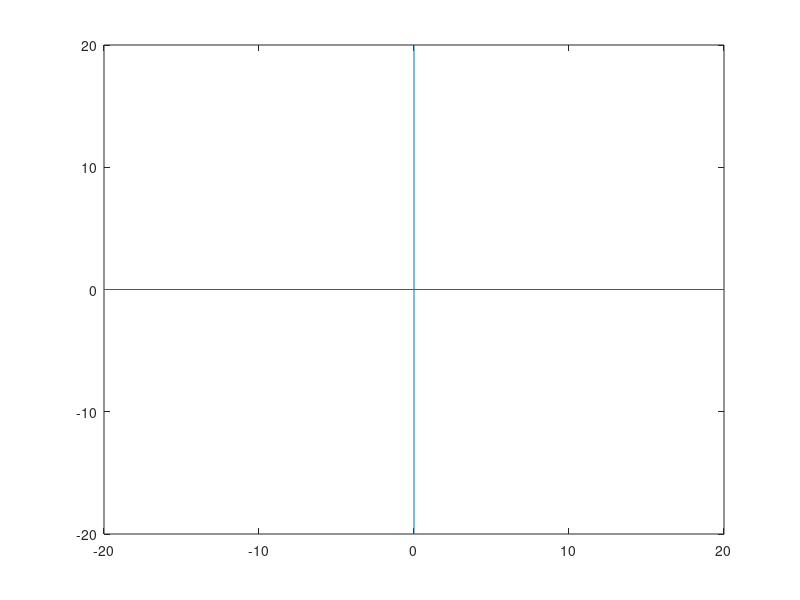

MATLAB code for this plot:
%Creating program to perform reflection of an object about a given line

%For coordinates of actual quad object P
for i = 1:4
    fprintf('Enter x-coordinate of pt.%d :', i);
    x(i) = input('');
    fprintf('Enter y-coordinate of pt.%d :', i);
    y(i) = input('');
end 

P = ones(3,4);

P(1,:) = x;
P(2,:) = y;

%Entering info regarding the transformation vector
fprintf('\nEnter slope of given line: ');
m = input('');
fprintf('\nEnter y-intercept of given line: ');
c = input('');
            
%Creating transformation matrix ML
T = [(1-m*m)/(1+m*m) 2*m/(1+m*m) -2*c*m/(1+m*m);
                  2*m/(1+m*m) (m*m-1)/(1+m*m) 2*c/(1+m*m); 0 0 1];

%Creating transformed object
R = T*P;

%Plotting Quads P and R
fill(P(1,:),P(2,:),'m');
hold on;
    
fill(R(1,:),R(2,:),'c');

%Creating axes lines
line([-20,20],[0,0]);
line([0,0],[-20,20]);
